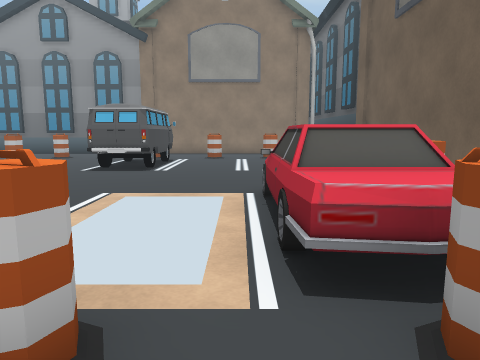
[1] (above)

22 first-person views from a walk through a 3-D level made in the Unity game engine. The camera is 1.2 m above the floor, tilts 8° down and sees 70° across. The floor is counted in squares, 1 m on a side. Each view is taken from the middle of a square. On the plan, view 1 faces up. The plan holds only what a view shows up to about 14 squares ahead; the rest is blank. The place goes on beyond the plan. The player is left out. Some surface patterns are stand-ins.

[2]
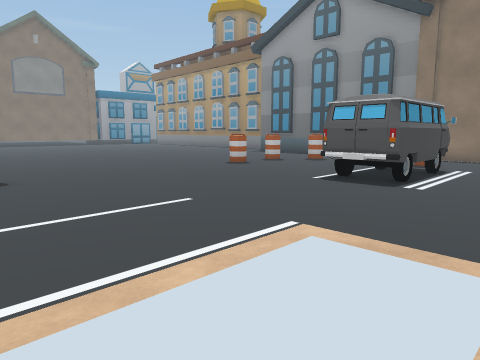

[3]
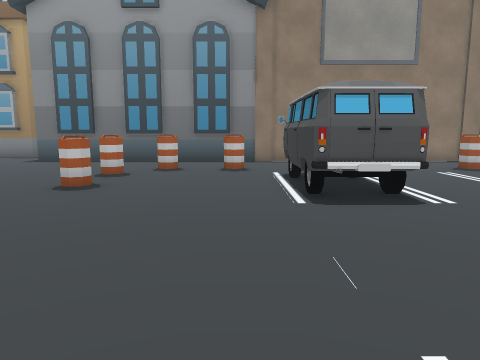

[4]
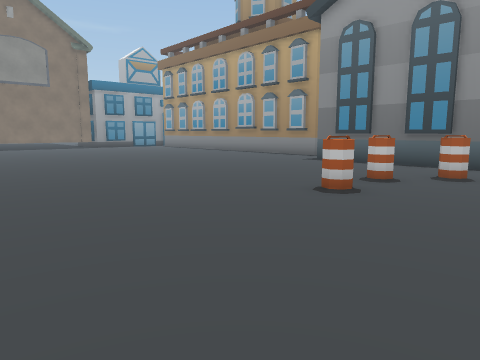

[5]
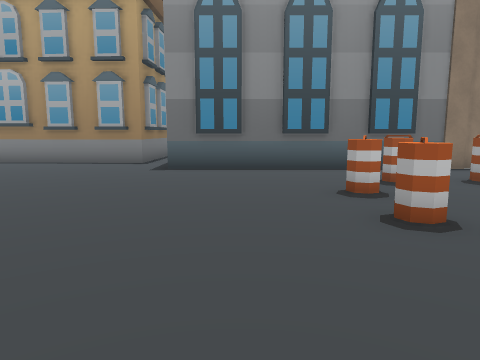

[6]
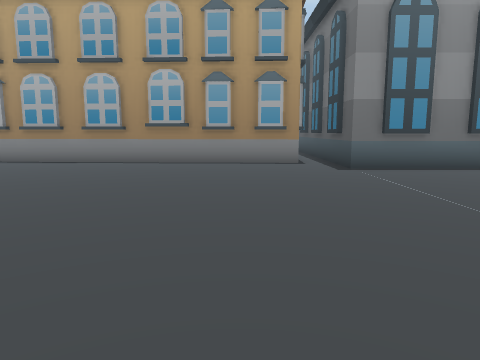

[7]
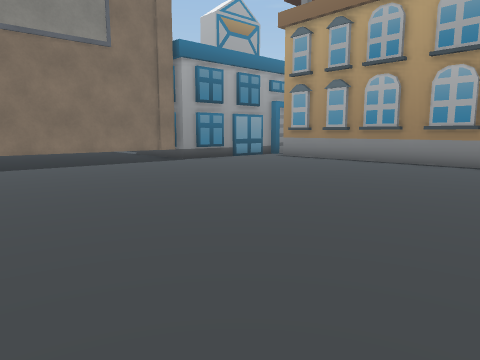

[8]
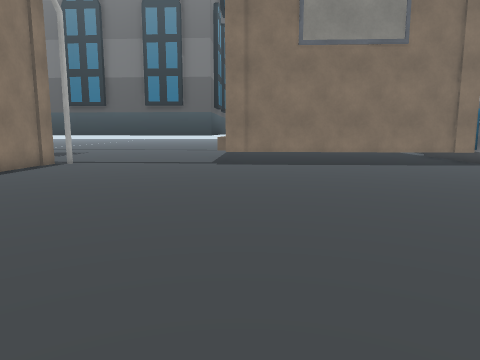

[9]
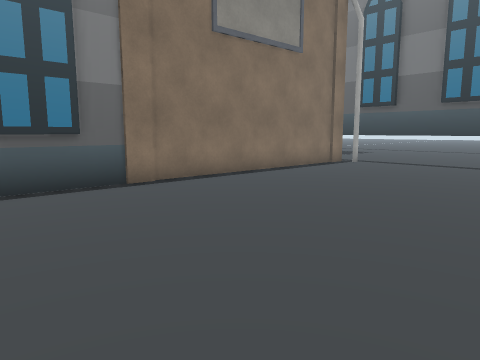

[10]
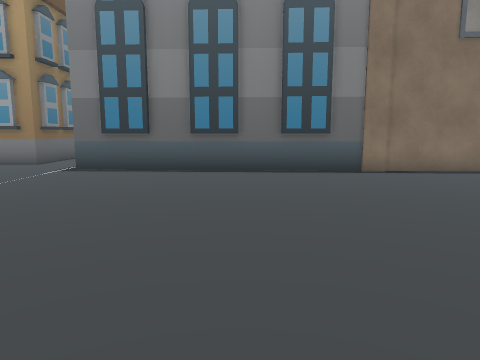

[11]
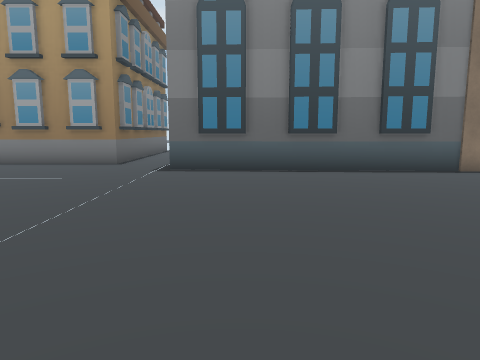

[12]
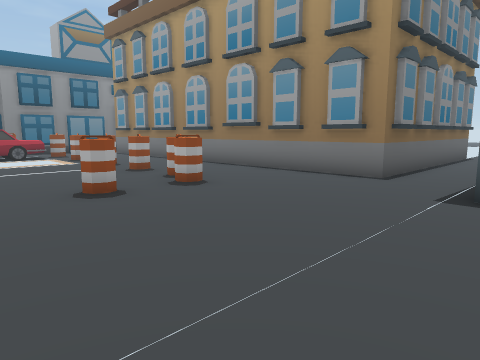

[13]
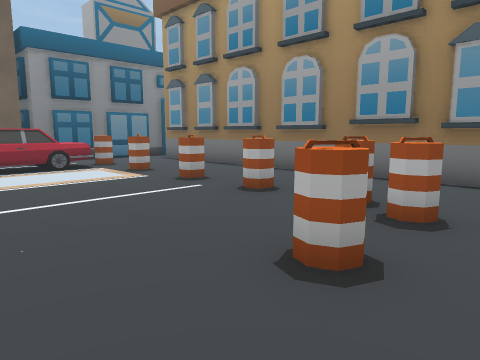

[14]
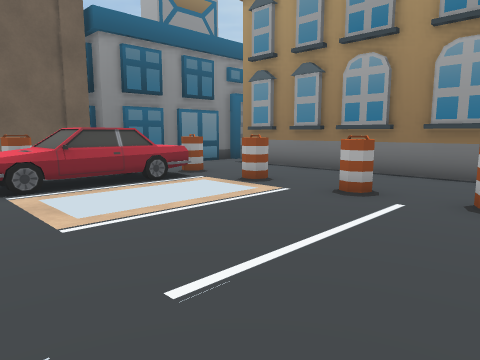

[15]
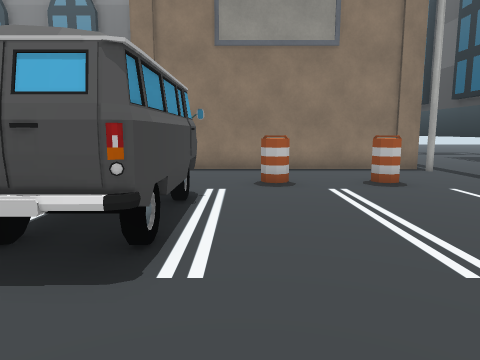

[16]
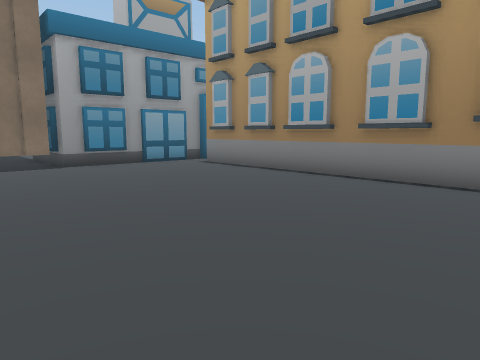

[17]
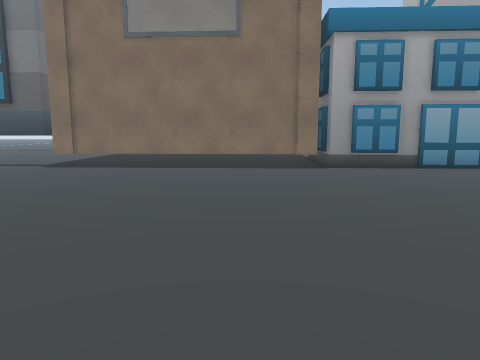

[18]
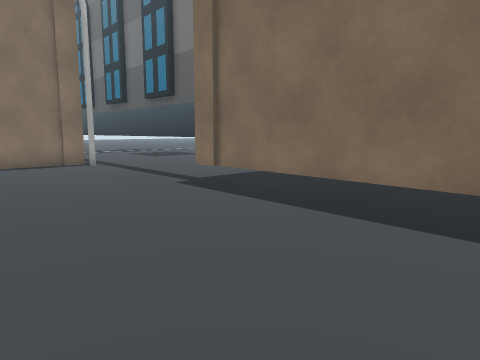

[19]
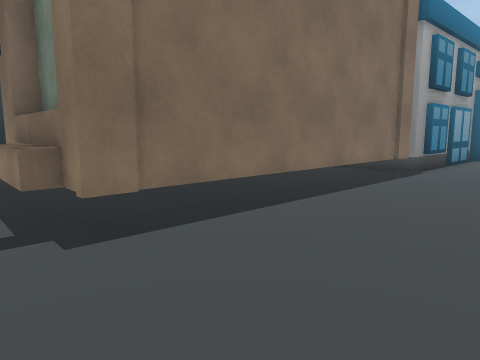

[20]
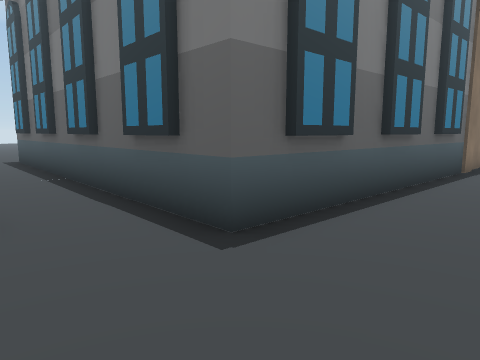

[21]
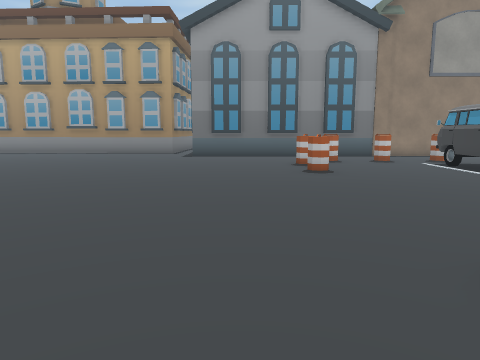

[22]
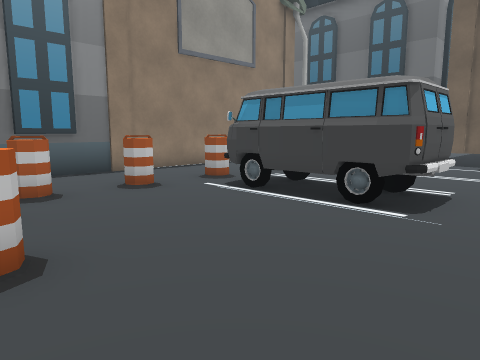

### Floor plan
Key: @ floor where view 1 was taken; # wall or solid block; x gap in a wall; . floor; = window, fence, low wall or low ledge; C car; H house.
Columns run from 35 left of view 1 to 2 right of it. Each row starts with its distance up from view 1.
 23    #
 22    #############   #.#
 21    #......###.######.#
 20   ##.................#
 19   ##.................#########HHHHHHHH
 18   ##..................................
 17 ###...................................
 16  .H.......................#=.=.=..=.=x
 15  .H.......................#....CC.....
 14  .H...........................CCC.....
 13  .H......................#....CCC.....
 12  .H...........................CCC.....
 11  .H...........................CCC.....
 10  .H..................................
  9  .H..................................
  8 HH#..................................
  7 ##..................................C
  6  #...............................  CCC
  5  #...............................  .CC
  4  #...............................  .CC
  3  #...............................  .CC
  2  #H.......................##......x.#C
  1  #HHHHHHH.H................=.=.=..=.=.
  0  #         H#########..............@..
 -1                     #.................
 -2                     #..###############
 -3                     #.##
 -4                     #.##
 -5                     #.#
 -6                     #.#
 -7                     #.#
 -8                     #.#
 -9                     #.##
-10                     #.#
-11                     #

Positions as (right, up) in squares from view 1, and headings:
1: (0, 0), facing up
2: (0, 3), facing up-left
3: (-6, 5), facing up
4: (-6, 6), facing up-left
5: (-12, 8), facing up
6: (-18, 8), facing up
7: (-20, 8), facing up-left
8: (-20, 8), facing left
9: (-20, 8), facing down-left
10: (-20, 11), facing down
11: (-17, 11), facing down
12: (-16, 7), facing down-right
13: (-11, 7), facing down-right
14: (-7, 8), facing down-right
15: (-2, 8), facing up
16: (-20, 13), facing up-left
17: (-21, 14), facing left
18: (-28, 14), facing down-left
19: (-29, 6), facing up-left
20: (-12, 3), facing down-left
21: (-12, 2), facing up
22: (-10, 9), facing up-right
